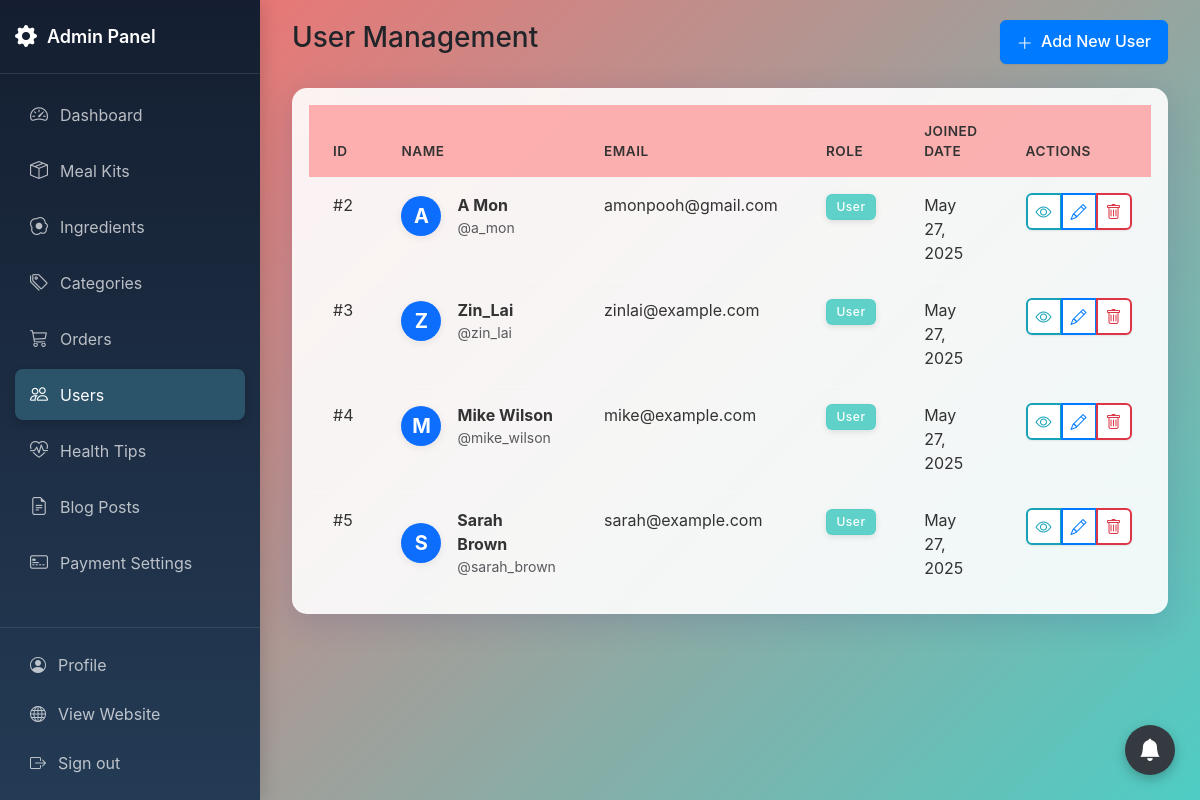
The page /admin/users.php (signed in) on the database its author committed.
### tables this page shows
CREATE TABLE users (
    user_id INT PRIMARY KEY AUTO_INCREMENT,
    username VARCHAR(50) UNIQUE NOT NULL,
    email VARCHAR(100) UNIQUE NOT NULL,
    password VARCHAR(255) NOT NULL,
    full_name VARCHAR(100) NOT NULL,
    role TINYINT(1) DEFAULT 0 COMMENT '0: user, 1: admin',
    is_active TINYINT(1) DEFAULT 1 COMMENT '0: inactive, 1: active',
    last_login_at DATETIME DEFAULT NULL,
    inactivity_reason VARCHAR(255) DEFAULT NULL,
    deactivated_at DATETIME DEFAULT NULL,
    reactivated_at DATETIME DEFAULT NULL,
    created_at TIMESTAMP DEFAULT CURRENT_TIMESTAMP
);

### admin/users.php (the view, shortened to what this page needs)
<?php
require_once '../includes/auth_check.php';
$users = [];
$current_user_id = $_SESSION['user_id'];
$result = $mysqli->query("
    SELECT
        u.user_id,
        u.username,
        u.email,
        u.full_name,
        u.role,
        u.created_at,
        COALESCE(up.dietary_restrictions, 'None') as dietary_restrictions,
        COALESCE(up.allergies, 'None') as allergies,
        COALESCE(up.cooking_experience, 0) as cooking_experience,
        COALESCE(up.household_size, 0) as household_size
    FROM users u
    LEFT JOIN user_preferences up ON u.user_id = up.user_id
    WHERE u.user_id != $current_user_id
    ORDER BY u.created_at DESC
");
if ($result) {
    while ($row = $result->fetch_assoc()) {
        switch($row['cooking_experience']) {
            case 0:
                $row['cooking_experience_display'] = 'Beginner';
                break;
            case 1:
                $row['cooking_experience_display'] = 'Intermediate';
                break;
            case 2:
                $row['cooking_experience_display'] = 'Advanced';
                break;
        }
        $users[] = $row;
    }
}
?>
<!DOCTYPE html>
<html lang="en">
<head>
    <link href="https://cdn.jsdelivr.net/npm/bootstrap@5.3.0/dist/css/bootstrap.min.css" rel="stylesheet">
    <link rel="stylesheet" href="https://cdn.jsdelivr.net/npm/bootstrap-icons@1.11.3/font/bootstrap-icons.min.css">
    <link rel="stylesheet" href="https://cdn.datatables.net/1.13.7/css/dataTables.bootstrap5.min.css">
    <link rel="stylesheet" href="assets/css/admin.css">
</head>
<body>
<div class="admin-container">
    <?php include 'includes/sidebar.php'; ?>
    <main class="main-content">
        <div id="alertsContainer" class="position-fixed top-0 end-0 p-3" style="z-index: 2000; min-width: 350px; max-width: 400px;"></div>
        <div class="container-fluid">
            <div class="row mb-4">
                <div class="col-12 d-flex justify-content-between align-items-center">
                    <h3 class="page-title">User Management</h3>
                    <button type="button" class="btn btn-primary btn-ripple" data-bs-toggle="modal" data-bs-target="#addUserModal">
                        <i class="bi bi-plus-lg"></i> Add New User
                    </button>
                </div>
            </div>
            <div class="row">
                <div class="col-12">
                    <div class="card">
                        <div class="card-body">
                            <div class="table-responsive">
                                <table class="table table-hover" id="usersTable">
                                    <thead>
                                        <tr>
                                            <th>ID</th>
                                            <th>Name</th>
                                            <th>Email</th>
                                            <th>Role</th>
                                            <th>Joined Date</th>
                                            <th>Actions</th>
                                        </tr>
                                    </thead>
                                    <tbody>
                                        <?php foreach ($users as $user): ?>
                                            <tr>
                                                <td>#<?php echo $user['user_id']; ?></td>
                                                <td>
                                                    <div class="d-flex align-items-center">
                                                        <div class="avatar-circle bg-primary text-white fw-bold d-flex align-items-center justify-content-center me-2" style="width: 40px; height: 40px; border-radius: 50%; font-size: 1.25rem; box-shadow: 0 2px 8px rgba(0,0,0,0.08);">
                                                            <?php echo strtoupper(substr($user['full_name'], 0, 1)); ?>
                                                        </div>
                                                        <div class="ms-2">
                                                            <div class="fw-bold"><?php echo htmlspecialchars($user['full_name']); ?></div>
                                                            <div class="small text-muted">@<?php echo htmlspecialchars($user['username']); ?></div>
                                                        </div>
                                                    </div>
                                                </td>
                                                <td><?php echo htmlspecialchars($user['email']); ?></td>
                                                <td>
                                                    <span class="badge bg-<?php echo $user['role'] == 1 ? 'danger' : 'info'; ?>">
                                                        <?php echo $user['role'] == 1 ? 'Admin' : 'User'; ?>
                                                    </span>
                                                </td>
                                                <td><?php echo date('M d, Y', strtotime($user['created_at'])); ?></td>
                                                <td>
                                                    <div class="btn-group">
                                                        <button type="button" class="btn btn-sm btn-outline-info"
                                                                onclick="viewUserDetails(<?php echo $user['user_id']; ?>)">
                                                            <i class="bi bi-eye"></i>
                                                        </button>
                                                        <button type="button" class="btn btn-sm btn-outline-primary"
                                                                onclick="editUser(<?php echo $user['user_id']; ?>)">
                                                            <i class="bi bi-pencil"></i>
                                                        </button>
                                                        <button type="button" class="btn btn-sm btn-outline-danger"
                                                                onclick="deleteUser(<?php echo $user['user_id']; ?>)">
                                                            <i class="bi bi-trash"></i>
                                                        </button>
                                                    </div>
                                                </td>
                                            </tr>
                                        <?php endforeach; ?>
                                    </tbody>
                                </table>
                            </div>
                        </div>
                    </div>
                </div>
            </div>
        </div>
    </main>
</div>
</body>
</html>

### admin/assets/css/admin.css (style rules this page uses)
body { min-height: 100vh; background: linear-gradient(135deg, #ff6b6b 0%, #4ecdc4 100%); overflow-x: hidden; margin: 0; padding: 0; font-family: -apple-system, BlinkMacSystemFont, "Segoe UI", Roboto, Oxygen-Sans, Ubuntu, Cantarell, "Helvetica Neue", sans-serif; }
.admin-container { display: flex; min-height: 100vh; position: relative; width: 100%; }
.main-content { flex: 1; margin-left: 260px; padding: 20px; overflow-y: auto; position: relative; min-height: 100vh; transition: all 0.3s ease; width: calc(100% - 260px); }
.card { background: rgba(255, 255, 255, 0.9); backdrop-filter: blur(10px); -webkit-backdrop-filter: blur(10px); border: 1px solid rgba(255, 255, 255, 0.18); box-shadow: 0 8px 32px 0 rgba(31, 38, 135, 0.15); border-radius: 15px; }
.table { --bs-table-bg: transparent; --bs-table-hover-bg: rgba(255, 255, 255, 0.1); margin: 0; }
.table > :not(caption) > * > * { background: transparent; border-bottom-color: rgba(255, 255, 255, 0.2); color: #333; padding: 1rem 1.5rem; }
.table > thead > tr > th { background: rgba(255, 107, 107, 0.5); font-weight: 600; text-transform: uppercase; font-size: 0.85rem; letter-spacing: 0.5px; border-bottom: none; }
.badge { padding: 0.5em 0.8em; font-weight: 500; letter-spacing: 0.5px; backdrop-filter: blur(5px); -webkit-backdrop-filter: blur(5px); border: 1px solid rgba(255, 255, 255, 0.18); box-shadow: 0 2px 6px rgba(0, 0, 0, 0.1); transition: all 0.3s ease; }
.badge.bg-info { background: rgba(78, 205, 196, 0.9) !important; color: #fff !important; border-color: rgba(78, 205, 196, 0.5); }
.btn-outline-primary { padding: 6px 12px; border-width: 1px; }
.btn-outline-danger { color: #dc3545; border-color: #dc3545; }
.btn-outline-info { color: #17a2b8; border-color: #17a2b8; }
.btn-primary { background-color: #007bff; border-color: #007bff; color: white; }
.btn-group .btn i { font-size: 1rem; }
.btn { font-weight: 500; padding: 0.5rem 1rem; border-radius: 6px; transition: all 0.2s ease-in-out; box-shadow: 0 1px 2px rgba(0, 0, 0, 0.08); }
.btn-sm { padding: 0.25rem 0.5rem; font-size: 0.875rem; }
.btn-group { box-shadow: 0 1px 2px rgba(0, 0, 0, 0.08); border-radius: 6px; }
.btn-group .btn { box-shadow: none; }
.btn-outline-primary, .btn-outline-secondary, .btn-outline-success, .btn-outline-danger, .btn-outline-warning, .btn-outline-info { background-color: white; border-width: 2px; }
.btn-outline-primary { color: #007bff; border-color: #007bff; }
.btn i { display: inline-block; vertical-align: middle; margin-right: 0.25rem; }
.btn-sm i { margin-right: 0; }
.btn-ripple { position: relative; overflow: hidden; }
.btn-ripple:after { content: ""; background: rgba(255, 255, 255, 0.3); display: block; position: absolute; border-radius: 50%; width: 100px; height: 100px; margin-top: -50px; margin-left: -50px; opacity: 0; transition: all 0.5s; top: 50%; left: 50%; transform: scale(0); }
::placeholder { color: #aaa !important; opacity: 1; }
.badge.bg-success, .badge.bg-warning, .badge.bg-danger, .badge.bg-info { transition: all 0.2s; }

### rows shown on the page
users: user_id "2", full_name "A", full_name "A Mon", username "a_mon", email "amonpooh@gmail.com", role "User", created_at "May 27, 2025"
users: user_id "3", full_name "Z", full_name "Zin_Lai", username "zin_lai", email "zinlai@example.com", role "User", created_at "May 27, 2025"
users: user_id "4", full_name "M", full_name "Mike Wilson", username "mike_wilson", email "mike@example.com", role "User", created_at "May 27, 2025"
users: user_id "5", full_name "S", full_name "Sarah Brown", username "sarah_brown", email "sarah@example.com", role "User", created_at "May 27, 2025"
